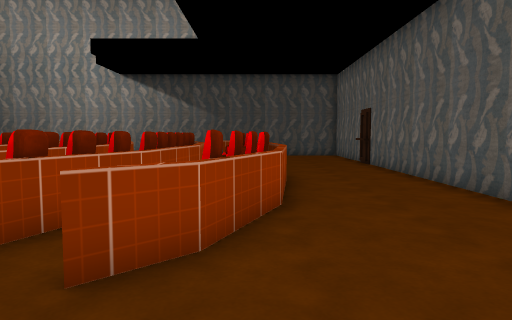
View 1 (above)

19 first-person views from a walk through a scene from a Unity 3-D project. The camera is 1.3 m above the floor, tilts 4° down and sees 70° across. The floor is counted in squares, 1 m on a side. Each view is taken from the middle of a square. On the plan, view 1 faces up. The plan holds only what a view shows up to about 15 squares ahead; the rest is blank. The place goes on beyond the plan. The player is left out. Some surface patterns are stand-ins.

View 2
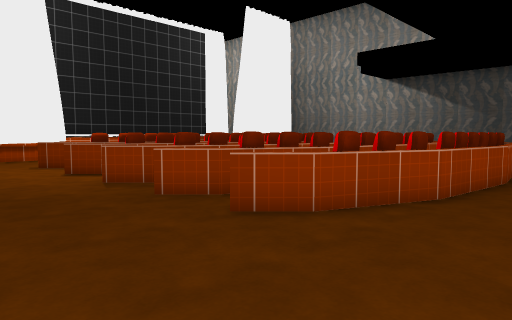

View 3
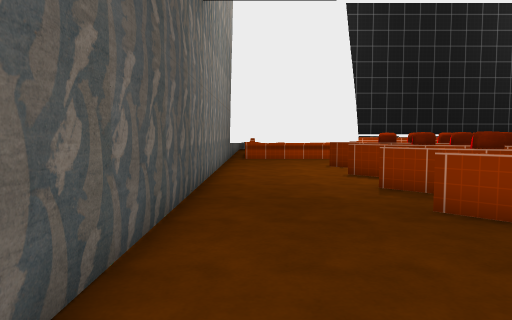

View 4
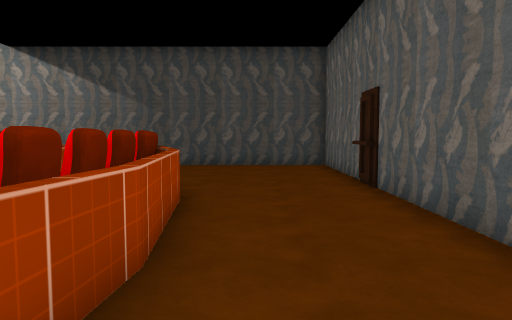

View 5
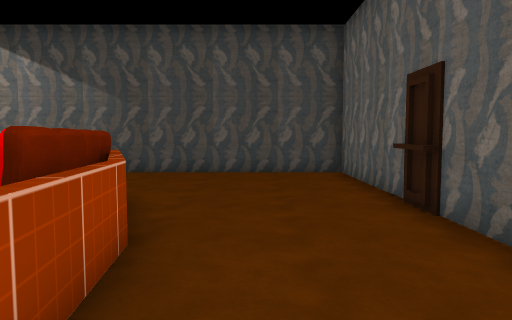

View 6
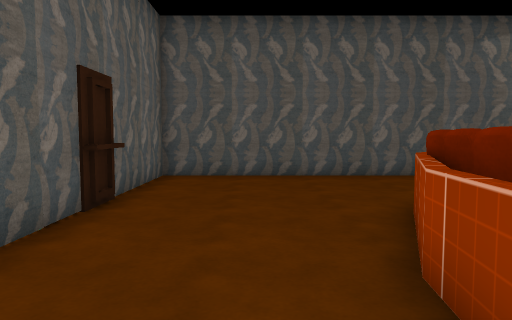

View 7
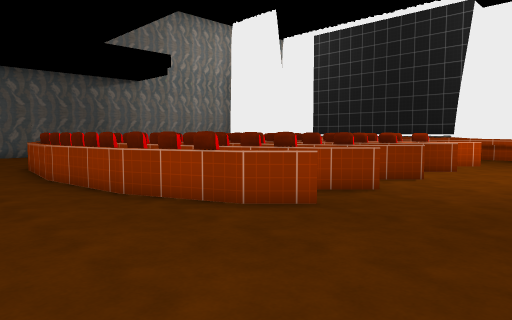

View 8
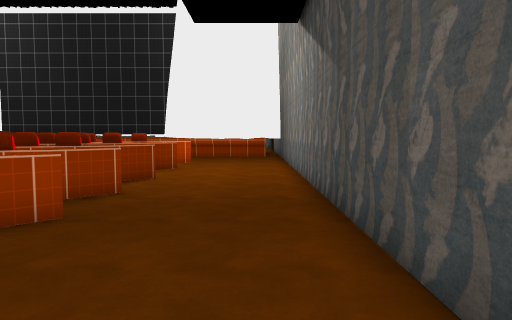

View 9
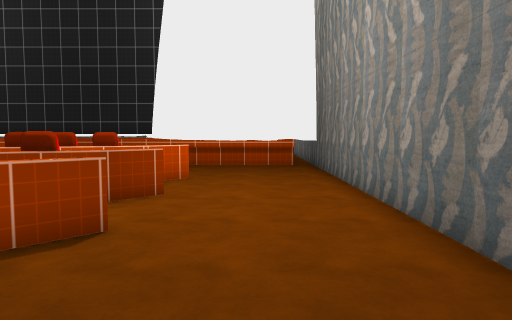

View 10
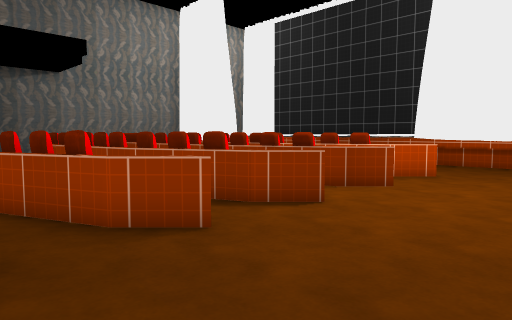

View 11
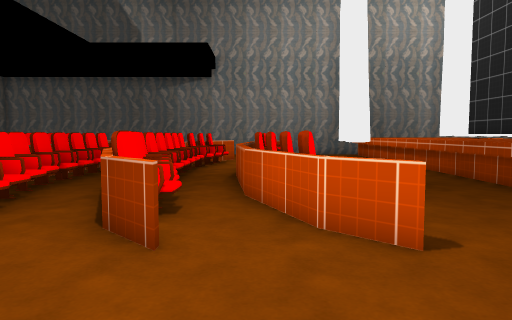

View 12
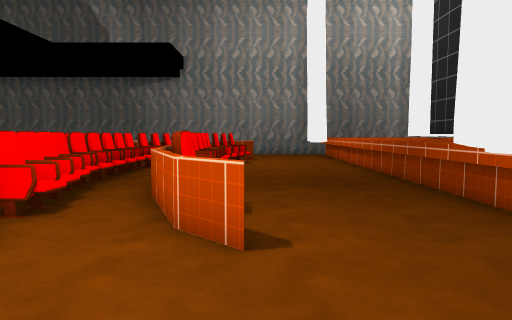

View 13
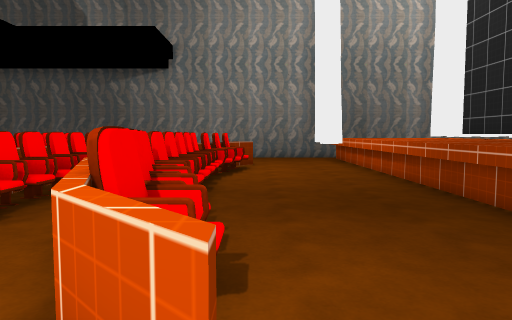

View 14
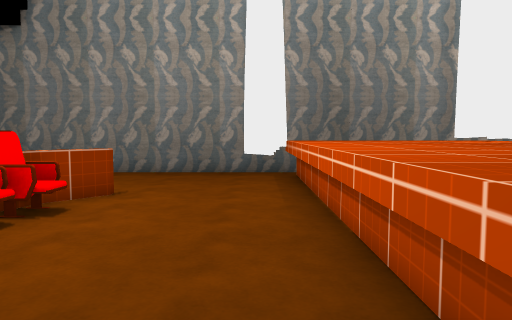

View 15
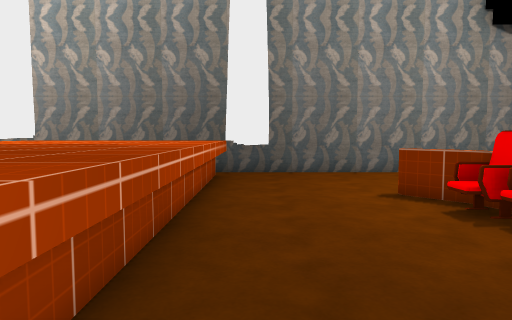

View 16
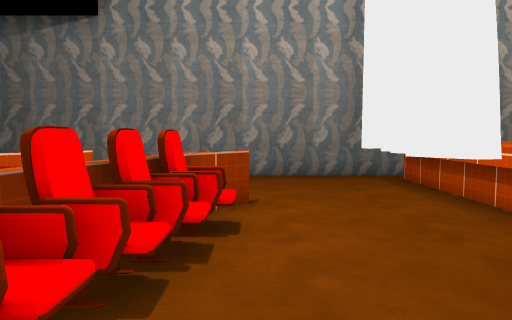

View 17
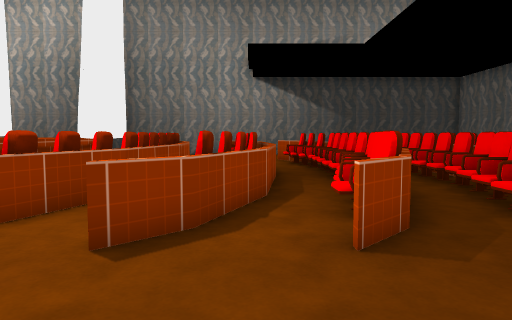

View 18
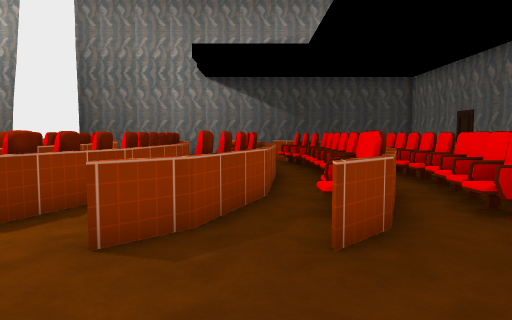

View 19
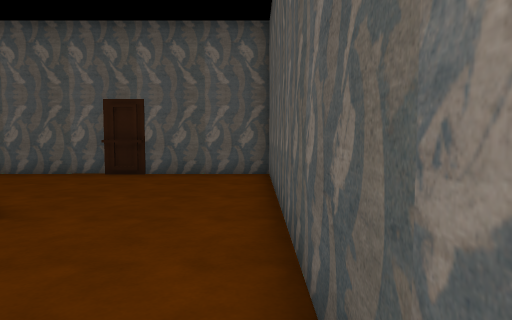

### Floor plan
Key: @ floor where view 1 was taken; # wall or solid block; . main floor; : floor 0.5 m higher than the main floor; = window, fence, low wall or low ledge; ^ raised ledge; C chair; O other object.
Columns run from 19 left of view 1 to 5 right of it. Each row starts with its distance up from view 1.
 23   #######################
 22 ####....................#
 21   #.....................#
 20 ^^^#....................#
 19 ^^^#....................#
 18 ^^^#..=..=..=..=.==.....#
 17 ^^^#..==.==.==.==#=.....#
 16 ^^^#...C..C..C. C C#....#
 15 ^^^....C#.C#.C# C= C....#
 14 ^^^....OC.OC.OC C# C....#
 13  ^^.....C..C..C :C C=...#
 12  ^^.....C..C..C=:C C=...#
 11  ^^.....C..C..C=:C C=...#
 10 ^^^.....C=.C=.C=:C C=...#
  9 ^^^.....C..C..C.:C C=...#
  8  ^^.....C..C..C.:C C=...#
  7 ^^^....OC.OC.OC.C#.C....#
  6 ^^^....C# C#.C#.C= C....#
  5 ^^^#...C. C..C..C C#....#
  4 ^^^#..==.==.==.==#=.....#
  3 ^^^#..=..=..=..=.==.....#
  2 ^^^#....................#
  1 ^^^#....................#
  0   #................@....#
 -1 ####....................#
 -2   #######################

Where each view was taken, in squares from view 1:
view 1: 0 up, 0 right, facing up
view 2: 1 down, 3 right, facing up-left
view 3: 0 up, 2 right, facing left
view 4: 7 up, 2 right, facing up
view 5: 10 up, 2 right, facing up
view 6: 10 up, 2 right, facing down
view 7: 22 up, 4 right, facing down-left
view 8: 21 up, 4 right, facing left
view 9: 20 up, 2 left, facing left
view 10: 22 up, 1 left, facing down-left
view 11: 22 up, 11 left, facing down
view 12: 22 up, 13 left, facing down
view 13: 19 up, 13 left, facing down
view 14: 11 up, 16 left, facing down
view 15: 10 up, 16 left, facing up
view 16: 10 up, 13 left, facing down
view 17: 1 down, 8 left, facing up
view 18: 1 down, 5 left, facing up
view 19: 1 down, 7 left, facing right
